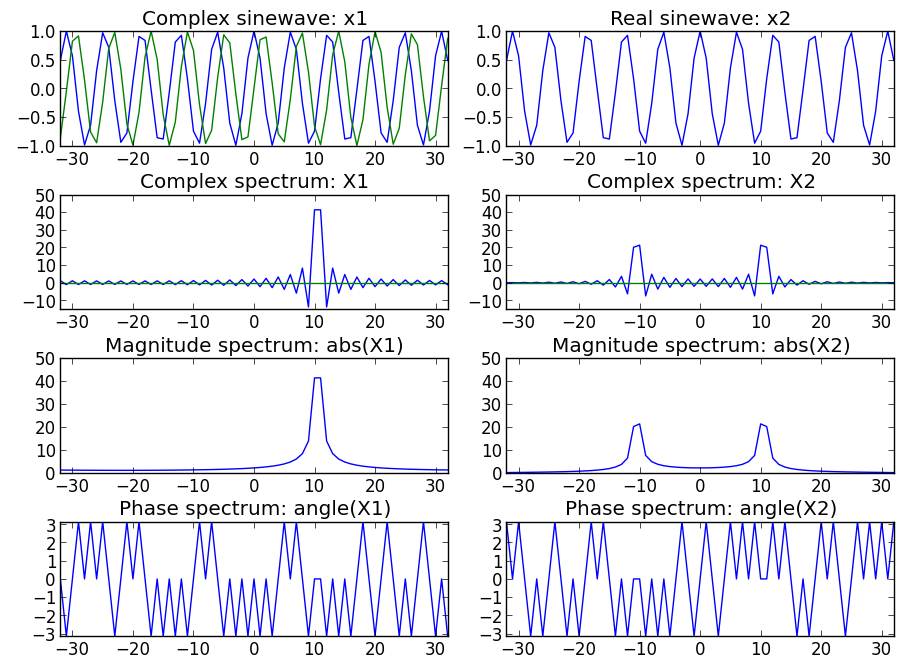

This figure's Python source:
import numpy as np
import matplotlib.pyplot as plt

N = 64
k0 = 10.5

plt.figure(1)
X = np.array([])
x = np.exp(1j*2*np.pi*k0/(N+1)*np.arange(-N/2, N/2+1))

plt.subplot(4,2,1)
plt.title ('Complex sinewave: x1')
plt.plot(np.arange(-N/2, N/2+1), np.real(x))
plt.plot(np.arange(-N/2, N/2+1), np.imag(x))
plt.axis([-N/2,N/2,-1,1])
for k in range(-N/2, N/2+1):
	s = np.exp(1j*2*np.pi*k/(N+1)*np.arange(-N/2, N/2+1))
	X = np.append(X, sum(x*np.conjugate(s)))

plt.subplot(4,2,3)
plt.title ('Complex spectrum: X1')
plt.plot(np.arange(-N/2, N/2+1), np.real(X))
plt.plot(np.arange(-N/2, N/2+1), np.imag(X))
plt.axis([-N/2,N/2,-15,50])

plt.subplot(4,2,5)
plt.title ('Magnitude spectrum: abs(X1)')
plt.plot(np.arange(-N/2, N/2+1), abs(X))
plt.axis([-N/2,N/2,0,50])

plt.subplot(4,2,7)
plt.title ('Phase spectrum: angle(X1)')
plt.plot(np.arange(-N/2, N/2+1), np.angle(X))
plt.axis([-N/2, N/2,-np.pi,np.pi])

X = np.array([])
x = np.cos(2*np.pi*k0/(N+1)*np.arange(-N/2, N/2+1))

plt.subplot(4,2,2)
plt.title ('Real sinewave: x2')
plt.plot(np.arange(-N/2, N/2+1), x)
plt.axis([-N/2,N/2,-1,1])
for k in range(-N/2, N/2+1):
	s = np.exp(1j*2*np.pi*k/(N+1)*np.arange(-N/2, N/2+1))
	X = np.append(X, sum(x*np.conjugate(s)))

plt.subplot(4,2,4)
plt.title ('Complex spectrum: X2')
plt.plot(np.arange(-N/2, N/2+1), np.real(X))
plt.plot(np.arange(-N/2, N/2+1), np.imag(X))
plt.axis([-N/2,N/2,-15,50])

plt.subplot(4,2,6)
plt.title ('Magnitude spectrum: abs(X2)')
plt.plot(np.arange(-N/2, N/2+1), abs(X))
plt.axis([-N/2,N/2,0,50])

plt.subplot(4,2,8)
plt.title ('Phase spectrum: angle(X2)')
plt.plot(np.arange(-N/2, N/2+1), np.angle(X))
plt.axis([-N/2, N/2,-np.pi,np.pi])

plt.show()
